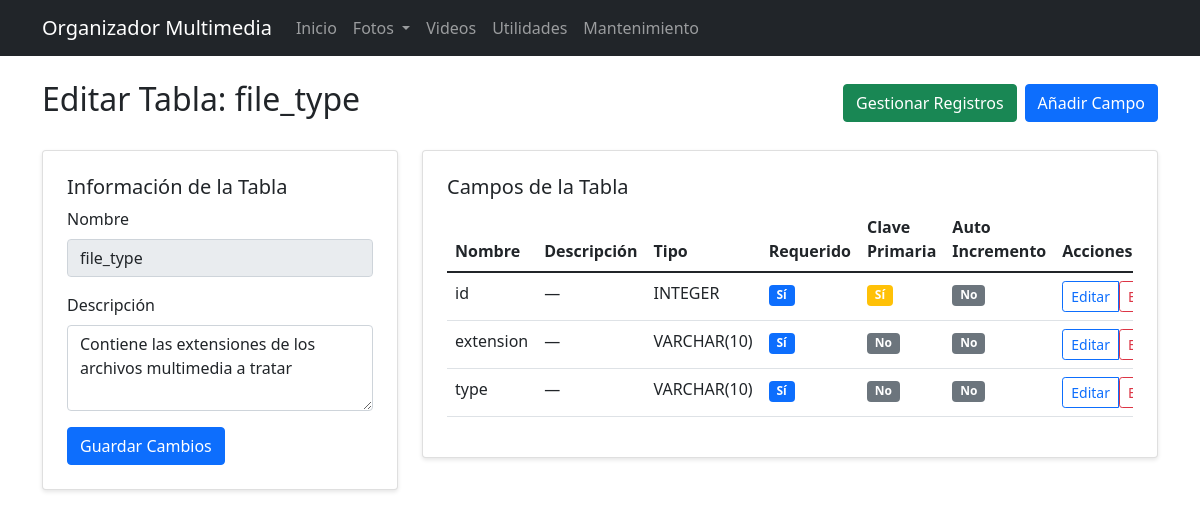
Page /tables/1/edit on the earlier database version.
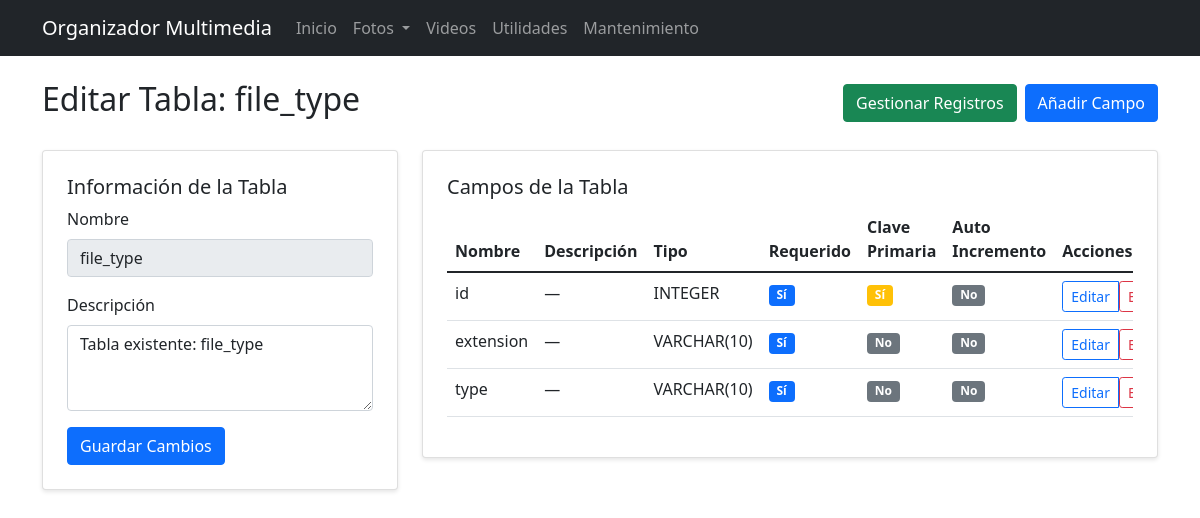
Same page on the later database version.
### app/models/database.py (models this page shows, shortened)
class DynamicTable(db.Model):
    id = db.Column(db.Integer, primary_key=True)
    name = db.Column(db.String(50), unique=True, nullable=False)
    description = db.Column(db.String(200))
    created_at = db.Column(db.DateTime, default=datetime.utcnow)
    fields = db.relationship('TableField', backref='table', lazy=True, cascade='all, delete-orphan')

### app/routes/tables.py (the view)
@bp.route('/<int:table_id>/edit', methods=['GET', 'POST'])
def edit_table(table_id):
    table = DynamicTable.query.get_or_404(table_id)
    if request.method == 'POST':
        table.description = request.form.get('description')
        db.session.commit()
        flash('Tabla actualizada correctamente.', 'success')
        return redirect(url_for('tables.index'))
    return render_template('tables/edit.html', table=table)

### app/templates/tables/edit.html (shortened to what the changed rows need)
{% extends "base.html" %}
{% block content %}
<div class="row">
    <div class="col-md-12">
        <div class="d-flex justify-content-between align-items-center mb-4">
            <h2>Editar Tabla: {{ table.name }}</h2>
            <div class="d-flex gap-2">
                <a href="{{ url_for('tables.manage_records', table_id=table.id) }}" class="btn btn-success">
                </a>
                <a href="{{ url_for('tables.add_field', table_id=table.id) }}" class="btn btn-primary">
                </a>
            </div>
        </div>
        <div class="row">
            <div class="col-md-4">
                <div class="card mb-4">
                    <div class="card-body">
                        <form method="POST">
                            <div class="mb-3">
                                <label for="name" class="form-label">Nombre</label>
                                <input type="text"
                                       class="form-control"
                                       id="name"
                                       value="{{ table.name }}"
                                       readonly>
                            </div>
                            <div class="mb-3">
                                <label for="description" class="form-label">Descripción</label>
                                <textarea class="form-control"
                                          id="description"
                                          name="description"
                                          rows="3">{{ table.description or '' }}</textarea>
                            </div>
                        </form>
                    </div>
                </div>
            </div>
            <div class="col-md-8">
                <div class="card">
                    <div class="card-body">
                        {% if table.fields %}
                            <div class="table-responsive">
                                <table class="table">
                                    <thead>
                                        <tr>
                                            <th>Nombre</th>
                                            <th>Descripción</th>
                                            <th>Tipo</th>
                                            <th>Requerido</th>
                                            <th>Clave Primaria</th>
                                            <th>Auto Incremento</th>
                                            <th>Acciones</th>
                                        </tr>
                                    </thead>
                                </table>
                            </div>
                        {% else %}
                            <div class="alert alert-info">
                                Esta tabla no tiene campos. ¡Añade algunos campos para empezar!
                            </div>
                        {% endif %}
                    </div>
                </div>
            </div>
        </div>
    </div>
</div>
{% endblock %}

Differences in the rows shown:
changed DynamicTable "file_type": description "Contiene las extensiones de los archivos multimedia a tratar" → "Tabla existente: file_type"
